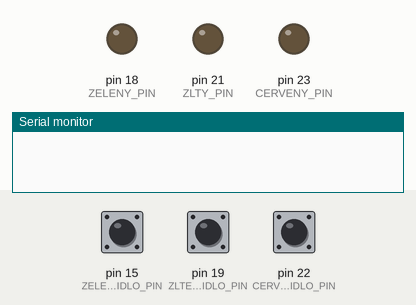
Simulated run of this sketch. Board: Arduino Mega 2560, built with avr-gcc and run on an emulated ATmega2560. Shown: output pins drawn as LEDs (lit = HIGH), the last lines printed to the serial monitor. Dashed ring = blinking. Inputs (shaded band) come from the test bench; at power-on: pin 15 (ZELENE_TLACIDLO_PIN) HIGH, pin 19 (ZLTE_TLACIDLO_PIN) HIGH, pin 22 (CERVENE_TLACIDLO_PIN) HIGH.

Above: at 1.2 s.
1.3 s: pin 15 (ZELENE_TLACIDLO_PIN) pulled LOW for 3.2 s
At 4.7 s:
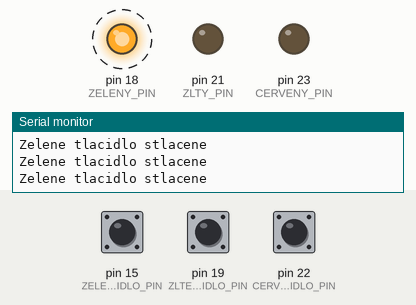
6.0 s: pin 19 (ZLTE_TLACIDLO_PIN) pulled LOW for 0.15 s
At 7.2 s:
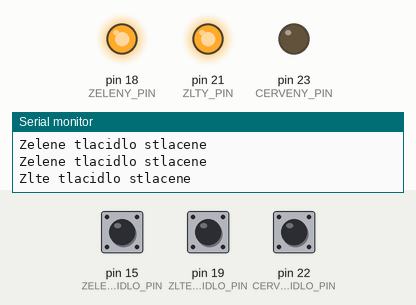
7.6 s: pin 22 (CERVENE_TLACIDLO_PIN) pulled LOW for 0.15 s
At 8.4 s:
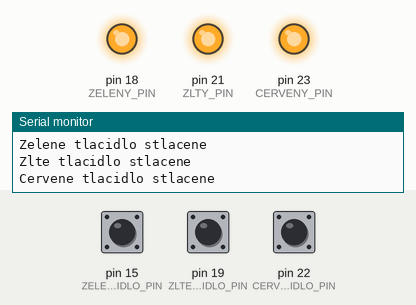
9.2 s: pin 15 (ZELENE_TLACIDLO_PIN) pulled LOW for 0.15 s
At 9.6 s:
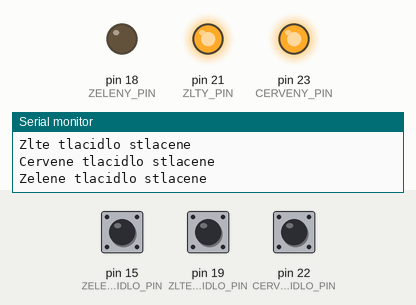
10.8 s: pin 19 (ZLTE_TLACIDLO_PIN) pulled LOW for 1 s
At 11.2 s:
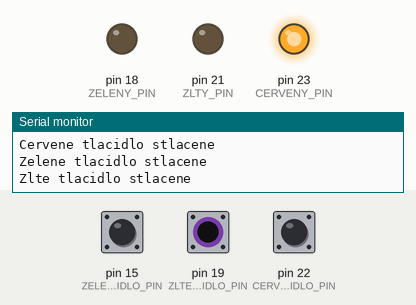
13.3 s: pin 22 (CERVENE_TLACIDLO_PIN) pulled LOW for 1 s
At 13.7 s:
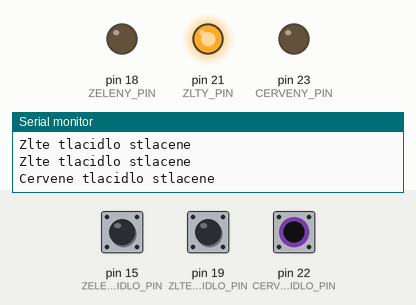
Timing chart, 0 to 16.3 s (numbered marks = the images above; inputs shaded):
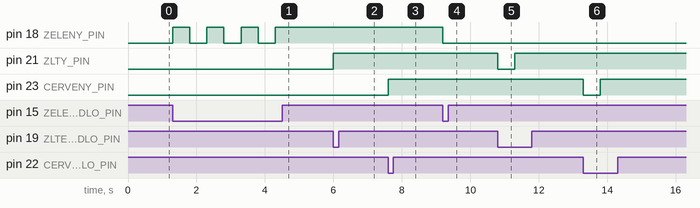

Measured:
- after the input at 1.3 s, pin 18 (ZELENY_PIN): alternates HIGH for 0.50 s and LOW for 0.50 s, 7 changes in all, then stays HIGH, starting at once
- after the input at 6.0 s, pin 21 (ZLTY_PIN): LOW → HIGH at once
- after the input at 7.6 s, pin 23 (CERVENY_PIN): LOW → HIGH at once
- after the input at 9.2 s, pin 18 (ZELENY_PIN): HIGH → LOW at once
- after the input at 10.8 s, pin 21 (ZLTY_PIN): HIGH → LOW at once, → HIGH 0.50 s later
- after the input at 13.3 s, pin 23 (CERVENY_PIN): HIGH → LOW at once, → HIGH 0.50 s later

The sketch:

Slovensk__jazyk_-_rody_podstatn_ch_mien.ino
```cpp
 // Definovanie pinov pre tlačidlá a LED diódy
#define CERVENY_PIN 23    // Pin pre červenú LED
#define ZLTY_PIN 21       // Pin pre žltú LED
#define ZELENY_PIN 18     // Pin pre zelenú LED

#define CERVENE_TLACIDLO_PIN 22    // Pin pre červené tlačidlo
#define ZLTE_TLACIDLO_PIN 19      // Pin pre žlté tlačidlo
#define ZELENE_TLACIDLO_PIN 15    // Pin pre zelené tlačidlo

int cervena_stav = 0;    // Premenná pre stav červenej LED
int zlta_stav = 0;       // Premenná pre stav žltej LED
int zelena_stav = 0;     // Premenná pre stav zelenej LED

void setup() {
  // Inicializácia sériového portu
  Serial.begin(9600);

  // Nastavenie pinov pre LED diódy ako výstupy
  pinMode(CERVENY_PIN, OUTPUT);
  pinMode(ZLTY_PIN, OUTPUT);
  pinMode(ZELENY_PIN, OUTPUT);

  // Nastavenie pinov pre tlačidlá ako vstupy s interným pull-up odporom
  pinMode(CERVENE_TLACIDLO_PIN, INPUT_PULLUP);
  pinMode(ZLTE_TLACIDLO_PIN, INPUT_PULLUP);
  pinMode(ZELENE_TLACIDLO_PIN, INPUT_PULLUP);

  // Inicializácia LED do vypnutého stavu
  digitalWrite(CERVENY_PIN, LOW);
  digitalWrite(ZLTY_PIN, LOW);
  digitalWrite(ZELENY_PIN, LOW);
}

void loop() {
  // Sledovanie stavu červeného tlačidla
  int cervene_tlacidlo_stav = digitalRead(CERVENE_TLACIDLO_PIN);
  if (cervene_tlacidlo_stav == LOW) { // Tlačidlo stlačené (LOW znamená stlačenie, keďže je použitý pull-up)
    Serial.println("Cervene tlacidlo stlacene");
    if (cervena_stav == 0) {
      digitalWrite(CERVENY_PIN, HIGH); // Zapni cervenu LED
      cervena_stav = 1;  // Zmeň stav LED na zapnutý
    } else {
      digitalWrite(CERVENY_PIN, LOW);  // Vypni cervenu LED
      cervena_stav = 0;  // Zmeň stav LED na vypnutý
    }
    delay(500);  // Krátke zdržanie na zabránenie duplicitného spínania (debounce)
  }

  // Sledovanie stavu žltého tlačidla
  int zlte_tlacidlo_stav = digitalRead(ZLTE_TLACIDLO_PIN);
  if (zlte_tlacidlo_stav == LOW) { // Tlačidlo stlačené
    Serial.println("Zlte tlacidlo stlacene");
    if (zlta_stav == 0) {
      digitalWrite(ZLTY_PIN, HIGH); // Zapni zltu LED
      zlta_stav = 1;  // Zmeň stav LED na zapnutý
    } else {
      digitalWrite(ZLTY_PIN, LOW);  // Vypni zltu LED
      zlta_stav = 0;  // Zmeň stav LED na vypnutý
    }
    delay(500);  // Krátke zdržanie na zabránenie duplicitného spínania (debounce)
  }

  // Sledovanie stavu zeleného tlačidla
  int zelene_tlacidlo_stav = digitalRead(ZELENE_TLACIDLO_PIN);
  if (zelene_tlacidlo_stav == LOW) { // Tlačidlo stlačené
    Serial.println("Zelene tlacidlo stlacene");
    if (zelena_stav == 0) {
      digitalWrite(ZELENY_PIN, HIGH); // Zapni zelenu LED
      zelena_stav = 1;  // Zmeň stav LED na zapnutý
    } else {
      digitalWrite(ZELENY_PIN, LOW);  // Vypni zelenu LED
      zelena_stav = 0;  // Zmeň stav LED na vypnutý
    }
    delay(500);  // Krátke zdržanie na zabránenie duplicitného spínania (debounce)
  }
}
```
